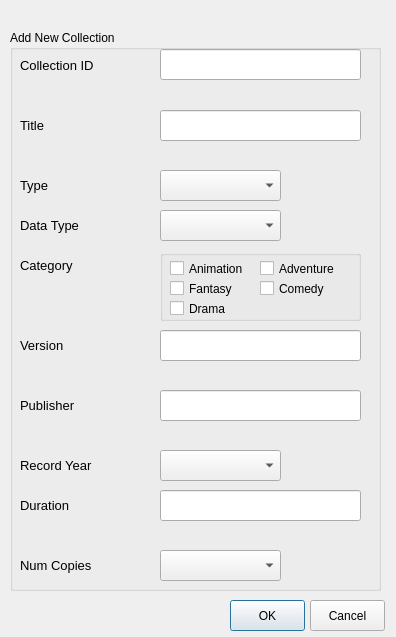
<?xml version="1.0" encoding="UTF-8"?>
<ui version="4.0">
 <class>AddCollectionForm</class>
 <widget class="QDialog" name="AddCollectionForm">
  <property name="geometry">
   <rect>
    <x>0</x>
    <y>0</y>
    <width>396</width>
    <height>637</height>
   </rect>
  </property>
  <property name="windowTitle">
   <string>Dialog</string>
  </property>
  <widget class="QGroupBox" name="groupBox_2">
   <property name="geometry">
    <rect>
     <x>10</x>
     <y>30</y>
     <width>371</width>
     <height>561</height>
    </rect>
   </property>
   <property name="title">
    <string>Add New Collection</string>
   </property>
   <widget class="QLabel" name="cid">
    <property name="geometry">
     <rect>
      <x>10</x>
      <y>20</y>
      <width>141</width>
      <height>31</height>
     </rect>
    </property>
    <property name="font">
     <font>
      <pointsize>10</pointsize>
     </font>
    </property>
    <property name="text">
     <string>Collection ID</string>
    </property>
   </widget>
   <widget class="QLabel" name="title">
    <property name="geometry">
     <rect>
      <x>10</x>
      <y>80</y>
      <width>141</width>
      <height>31</height>
     </rect>
    </property>
    <property name="font">
     <font>
      <pointsize>10</pointsize>
     </font>
    </property>
    <property name="text">
     <string>Title</string>
    </property>
   </widget>
   <widget class="QLabel" name="type">
    <property name="geometry">
     <rect>
      <x>10</x>
      <y>140</y>
      <width>141</width>
      <height>31</height>
     </rect>
    </property>
    <property name="font">
     <font>
      <pointsize>10</pointsize>
     </font>
    </property>
    <property name="text">
     <string>Type</string>
    </property>
   </widget>
   <widget class="QLabel" name="datatype">
    <property name="geometry">
     <rect>
      <x>10</x>
      <y>180</y>
      <width>141</width>
      <height>31</height>
     </rect>
    </property>
    <property name="font">
     <font>
      <pointsize>10</pointsize>
     </font>
    </property>
    <property name="text">
     <string>Data Type</string>
    </property>
   </widget>
   <widget class="QLabel" name="category">
    <property name="geometry">
     <rect>
      <x>10</x>
      <y>220</y>
      <width>141</width>
      <height>31</height>
     </rect>
    </property>
    <property name="font">
     <font>
      <pointsize>10</pointsize>
     </font>
    </property>
    <property name="text">
     <string>Category</string>
    </property>
   </widget>
   <widget class="QLabel" name="version">
    <property name="geometry">
     <rect>
      <x>10</x>
      <y>300</y>
      <width>141</width>
      <height>31</height>
     </rect>
    </property>
    <property name="font">
     <font>
      <pointsize>10</pointsize>
     </font>
    </property>
    <property name="text">
     <string>Version</string>
    </property>
   </widget>
   <widget class="QLabel" name="publisher">
    <property name="geometry">
     <rect>
      <x>10</x>
      <y>360</y>
      <width>141</width>
      <height>31</height>
     </rect>
    </property>
    <property name="font">
     <font>
      <pointsize>10</pointsize>
     </font>
    </property>
    <property name="text">
     <string>Publisher</string>
    </property>
   </widget>
   <widget class="QLabel" name="year">
    <property name="geometry">
     <rect>
      <x>10</x>
      <y>420</y>
      <width>141</width>
      <height>31</height>
     </rect>
    </property>
    <property name="font">
     <font>
      <pointsize>10</pointsize>
     </font>
    </property>
    <property name="text">
     <string>Record Year</string>
    </property>
   </widget>
   <widget class="QLabel" name="duration">
    <property name="geometry">
     <rect>
      <x>10</x>
      <y>460</y>
      <width>141</width>
      <height>31</height>
     </rect>
    </property>
    <property name="font">
     <font>
      <pointsize>10</pointsize>
     </font>
    </property>
    <property name="text">
     <string>Duration</string>
    </property>
   </widget>
   <widget class="QComboBox" name="typeCBB">
    <property name="geometry">
     <rect>
      <x>150</x>
      <y>140</y>
      <width>121</width>
      <height>31</height>
     </rect>
    </property>
   </widget>
   <widget class="QComboBox" name="datatypeCBB">
    <property name="geometry">
     <rect>
      <x>150</x>
      <y>180</y>
      <width>121</width>
      <height>31</height>
     </rect>
    </property>
   </widget>
   <widget class="QGroupBox" name="cateGroup">
    <property name="geometry">
     <rect>
      <x>150</x>
      <y>220</y>
      <width>201</width>
      <height>71</height>
     </rect>
    </property>
    <property name="title">
     <string/>
    </property>
    <widget class="QCheckBox" name="animationCB">
     <property name="geometry">
      <rect>
       <x>10</x>
       <y>10</y>
       <width>81</width>
       <height>17</height>
      </rect>
     </property>
     <property name="font">
      <font>
       <pointsize>9</pointsize>
      </font>
     </property>
     <property name="text">
      <string>Animation</string>
     </property>
    </widget>
    <widget class="QCheckBox" name="adventureCB">
     <property name="geometry">
      <rect>
       <x>100</x>
       <y>10</y>
       <width>81</width>
       <height>17</height>
      </rect>
     </property>
     <property name="font">
      <font>
       <pointsize>9</pointsize>
      </font>
     </property>
     <property name="text">
      <string>Adventure</string>
     </property>
    </widget>
    <widget class="QCheckBox" name="fantasyCB">
     <property name="geometry">
      <rect>
       <x>10</x>
       <y>30</y>
       <width>81</width>
       <height>17</height>
      </rect>
     </property>
     <property name="font">
      <font>
       <pointsize>9</pointsize>
      </font>
     </property>
     <property name="text">
      <string>Fantasy</string>
     </property>
    </widget>
    <widget class="QCheckBox" name="dramaCB">
     <property name="geometry">
      <rect>
       <x>10</x>
       <y>50</y>
       <width>81</width>
       <height>17</height>
      </rect>
     </property>
     <property name="font">
      <font>
       <pointsize>9</pointsize>
      </font>
     </property>
     <property name="text">
      <string>Drama</string>
     </property>
    </widget>
    <widget class="QCheckBox" name="comedyCB">
     <property name="geometry">
      <rect>
       <x>100</x>
       <y>30</y>
       <width>81</width>
       <height>17</height>
      </rect>
     </property>
     <property name="font">
      <font>
       <pointsize>9</pointsize>
      </font>
     </property>
     <property name="text">
      <string>Comedy</string>
     </property>
    </widget>
   </widget>
   <widget class="QComboBox" name="yearCBB">
    <property name="geometry">
     <rect>
      <x>150</x>
      <y>420</y>
      <width>121</width>
      <height>31</height>
     </rect>
    </property>
    <property name="font">
     <font>
      <pointsize>10</pointsize>
     </font>
    </property>
   </widget>
   <widget class="QLabel" name="cidErr">
    <property name="geometry">
     <rect>
      <x>150</x>
      <y>60</y>
      <width>201</width>
      <height>16</height>
     </rect>
    </property>
    <property name="text">
     <string/>
    </property>
   </widget>
   <widget class="QLabel" name="titleErr">
    <property name="geometry">
     <rect>
      <x>150</x>
      <y>120</y>
      <width>201</width>
      <height>16</height>
     </rect>
    </property>
    <property name="text">
     <string/>
    </property>
   </widget>
   <widget class="QLabel" name="versionErr">
    <property name="geometry">
     <rect>
      <x>150</x>
      <y>340</y>
      <width>201</width>
      <height>16</height>
     </rect>
    </property>
    <property name="text">
     <string/>
    </property>
   </widget>
   <widget class="QLabel" name="publisherErr">
    <property name="geometry">
     <rect>
      <x>150</x>
      <y>400</y>
      <width>201</width>
      <height>16</height>
     </rect>
    </property>
    <property name="text">
     <string/>
    </property>
   </widget>
   <widget class="QLabel" name="durationErr">
    <property name="geometry">
     <rect>
      <x>150</x>
      <y>500</y>
      <width>201</width>
      <height>16</height>
     </rect>
    </property>
    <property name="text">
     <string/>
    </property>
   </widget>
   <widget class="QLineEdit" name="cidF">
    <property name="geometry">
     <rect>
      <x>150</x>
      <y>19</y>
      <width>201</width>
      <height>31</height>
     </rect>
    </property>
    <property name="font">
     <font>
      <pointsize>10</pointsize>
     </font>
    </property>
   </widget>
   <widget class="QLineEdit" name="titleF">
    <property name="geometry">
     <rect>
      <x>150</x>
      <y>80</y>
      <width>201</width>
      <height>31</height>
     </rect>
    </property>
    <property name="font">
     <font>
      <pointsize>10</pointsize>
     </font>
    </property>
   </widget>
   <widget class="QLineEdit" name="versionF">
    <property name="geometry">
     <rect>
      <x>150</x>
      <y>300</y>
      <width>201</width>
      <height>31</height>
     </rect>
    </property>
    <property name="font">
     <font>
      <pointsize>10</pointsize>
     </font>
    </property>
   </widget>
   <widget class="QLineEdit" name="publisherF">
    <property name="geometry">
     <rect>
      <x>150</x>
      <y>360</y>
      <width>201</width>
      <height>31</height>
     </rect>
    </property>
    <property name="font">
     <font>
      <pointsize>10</pointsize>
     </font>
    </property>
   </widget>
   <widget class="QLineEdit" name="durationF">
    <property name="geometry">
     <rect>
      <x>150</x>
      <y>460</y>
      <width>201</width>
      <height>31</height>
     </rect>
    </property>
    <property name="font">
     <font>
      <pointsize>10</pointsize>
     </font>
    </property>
   </widget>
   <widget class="QComboBox" name="numcopiesCBB">
    <property name="geometry">
     <rect>
      <x>150</x>
      <y>520</y>
      <width>121</width>
      <height>31</height>
     </rect>
    </property>
    <property name="font">
     <font>
      <pointsize>10</pointsize>
     </font>
    </property>
   </widget>
   <widget class="QLabel" name="year_2">
    <property name="geometry">
     <rect>
      <x>10</x>
      <y>520</y>
      <width>141</width>
      <height>31</height>
     </rect>
    </property>
    <property name="font">
     <font>
      <pointsize>10</pointsize>
     </font>
    </property>
    <property name="text">
     <string>Num Copies</string>
    </property>
   </widget>
  </widget>
  <widget class="QPushButton" name="okBtn">
   <property name="geometry">
    <rect>
     <x>230</x>
     <y>600</y>
     <width>75</width>
     <height>31</height>
    </rect>
   </property>
   <property name="text">
    <string>OK</string>
   </property>
  </widget>
  <widget class="QPushButton" name="cancelBtn">
   <property name="geometry">
    <rect>
     <x>310</x>
     <y>600</y>
     <width>75</width>
     <height>31</height>
    </rect>
   </property>
   <property name="text">
    <string>Cancel</string>
   </property>
  </widget>
 </widget>
 <resources/>
 <connections/>
</ui>
